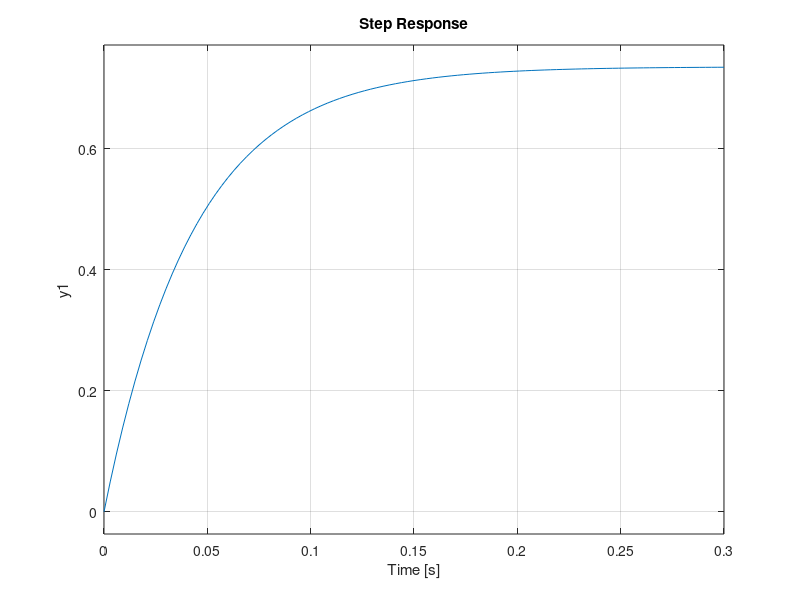

MATLAB code for this plot: (Note: this script raises an error after producing the figure.)
%{
    Author: Alberto Morselli
    Project: maglev22 - https://github.com/albertomors/maglev22
    review of the original code @ https://github.com/martinbronstad/Bachelor_Thesis_E2207
    10.3/(.604s+14) = (10.3/14)/(.604/14+1)
%}

clear; close all;

num = [0 10.3/14];
den = [0.604/14 1];
h = tf(num, den)
step(h);
h0 = dcgain(h);

xline(den(1)); xline(5*den(1))